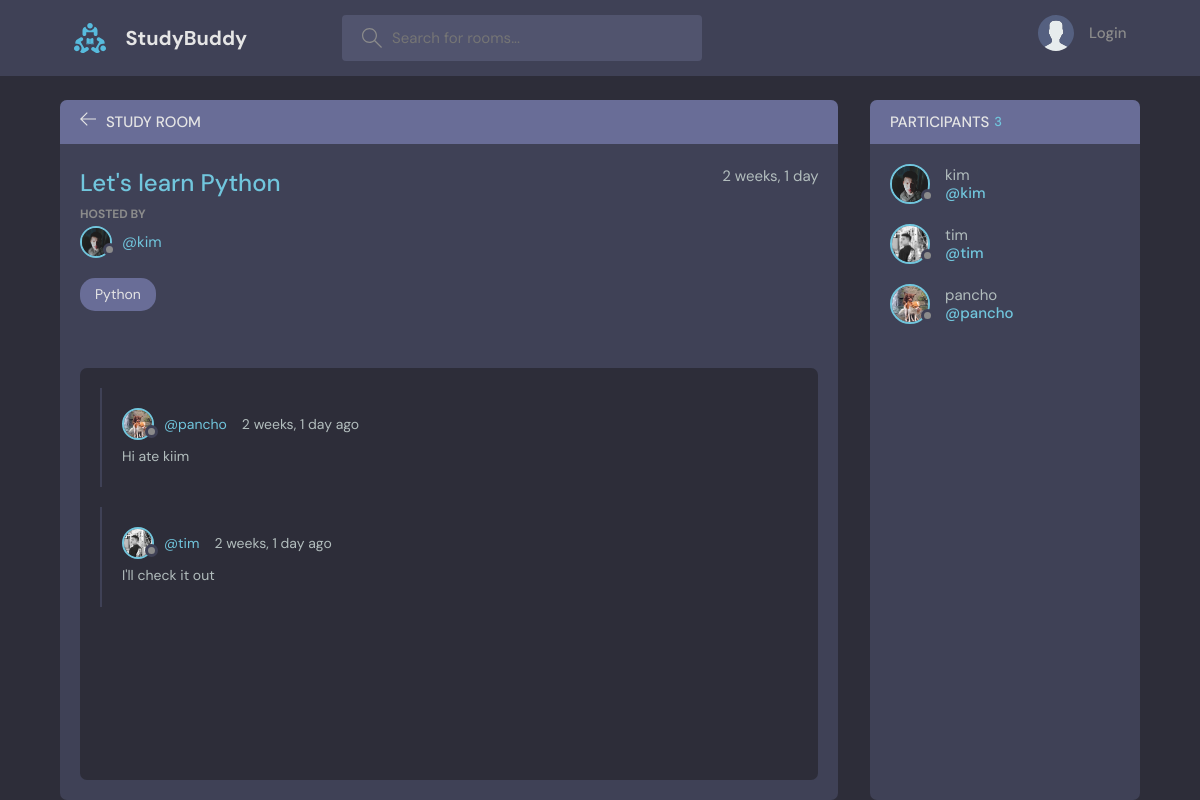
The page /room/1/ on the database its author committed.
### base/models.py (models this page shows, shortened)
class Room(models.Model):
    host = models.ForeignKey(User, on_delete=models.SET_NULL,null=True)
    topic = models.ForeignKey(Topic,on_delete = models.SET_NULL, null=True)
    name = models.CharField(max_length=200)
    description = models.TextField(null=True, blank=True)
    participants = models.ManyToManyField(User,related_name='participants',blank=True)
    updated = models.DateTimeField(auto_now=True)
    created = models.DateTimeField(auto_now_add=True)
    class Meta:
        ordering = ['-updated','-created']

class User(AbstractUser):
    name  = models.CharField(max_length=200,null=True)
    email = models.EmailField(unique=True, null=True)
    bio = models.TextField(null=True)
    avatar = models.ImageField(null=True, default="avatar.svg")
    USERNAME_FIELD ='email'
    REQUIRED_FIELDS = []

class Topic(models.Model):
    name = models.CharField(max_length=200)

class Message(models.Model):
    user = models.ForeignKey(User, on_delete=models.CASCADE)
    room = models.ForeignKey(Room, on_delete=models.CASCADE)
    body = models.TextField()
    updated = models.DateTimeField(auto_now=True)
    created = models.DateTimeField(auto_now_add=True)
    class Meta:
        ordering = ['-updated','-created']

### base/views.py (the view, shortened to what this page needs)
# urls.py: path('room/<str:pk>/', views.room, name='room'),
def room(request, pk):
    room = Room.objects.get(id=pk)
    room_messages = room.message_set.all()
    participants = room.participants.all()
    context = {'room': room,'room_messages':room_messages,'participants':participants}
    return render(request, 'base/room.html', context)

### base/templates/base/room.html (shortened to what this page needs)
{% extends 'main.html' %}
{% block content %}
    <main class="profile-page layout layout--2">
      <div class="container">
        <div class="room">
          <div class="room__top">
            <div class="room__topLeft">
              <a href="{% url 'home' %}">
                <svg version="1.1" xmlns="http://www.w3.org/2000/svg" width="32" height="32" viewBox="0 0 32 32">
                  <title>arrow-left</title>
                  <path
                    d="M13.723 2.286l-13.723 13.714 13.719 13.714 1.616-1.611-10.96-10.96h27.625v-2.286h-27.625l10.965-10.965-1.616-1.607z"
                  ></path>
                </svg>
              </a>
              <h3>Study Room</h3>
            </div>
          </div>
          <div class="room__box scroll">
            <div class="room__header scroll">
              <div class="room__info">
                <h3>{{room.name}}</h3>
                <span>{{room.created|timesince}}</span>
              </div>
              <div class="room__hosted">
                <p>Hosted By</p>
                <a href="{% url 'user-profile' room.host.id %}" class="room__author">
                  <div class="avatar avatar--small">
                    <img src="{{room.host.avatar.url}}" />
                  </div>
                  <span>@{{room.host.username}}</span>
                </a>
              </div>
              <span class="room__topics">{{room.topic.name}}</span>
            </div>
            <div class="room__conversation">
              <div class="threads scroll">
                {% for message in room_messages %}
                <div class="thread">
                  <div class="thread__top">
                    <div class="thread__author">
                      <a href="{% url 'user-profile' message.user.id%}" class="thread__authorInfo">
                        <div class="avatar avatar--small">
                          <img src="{{message.user.avatar.url}}" />
                        </div>
                        <span>@{{message.user.username}}</span>
                      </a>
                      <span class="thread__date">{{message.created|timesince}} ago</span>
                    </div>
                  </div>
                  <div class="thread__details">
                   {{message.body}}
                  </div>
                </div>
                {% endfor %}
              </div>
            </div>
          </div>
        </div>
        <div class="participants">
          <h3 class="participants__top">Participants <span>{{participants.count}}</span></h3>
          <div class="participants__list scroll">
            {% for user in participants %}
            <a href="{% url 'user-profile' user.id %}" class="participant">
              <div class="avatar avatar--medium">
                <img src="{{user.avatar.url}}" />
              </div>
              <p>
                {{user.username}}
                <span>@{{user.username}}</span>
              </p>
            </a>
           {% endfor %}
          </div>
        </div>
      </div>
    </main>
{% endblock content %}

### rows shown on the page
Room: name "Let's learn Python", created "2 weeks, 1 day", host.avatar (picture), host.username "kim", topic.name "Python"
Message: user.avatar (picture), user.username "pancho", created "2 weeks, 1 day", body "Hi ate kiim"
Message: user.avatar (picture), user.username "tim", created "2 weeks, 1 day", body "I'll check it out"
User: avatar (picture), username "kim"
User: avatar (picture), username "tim"
User: avatar (picture), username "pancho"

### other values the page prints
{{ participants.count }} "3"
